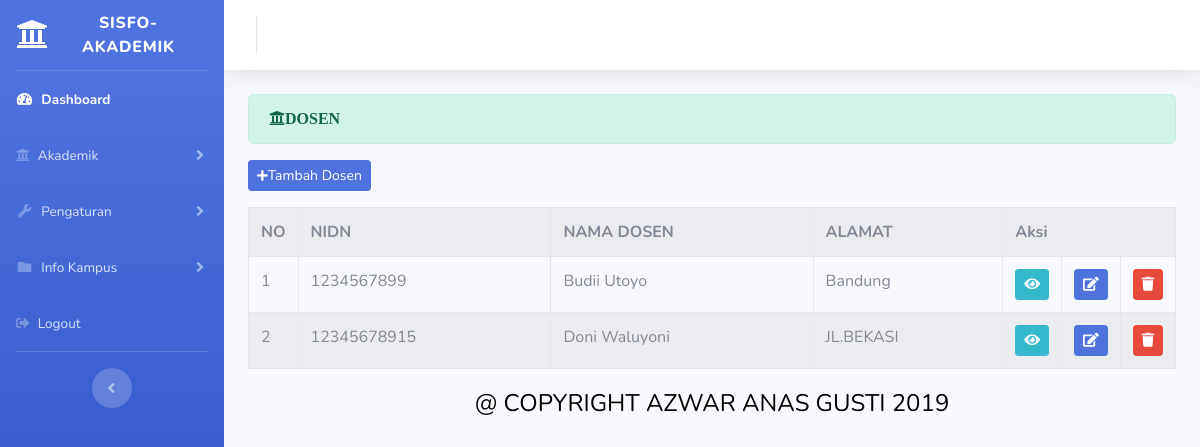
The app's page /index.php/administrator/dosen with its own data.
### tables this page shows
CREATE TABLE `dosen` (
  `id_dosen` int(11) NOT NULL,
  `nidn` varchar(50) NOT NULL,
  `nama_dosen` varchar(50) NOT NULL,
  `alamat` varchar(50) NOT NULL,
  `jenis_kelamin` varchar(50) NOT NULL,
  `email` varchar(100) NOT NULL,
  `telp` varchar(50) NOT NULL,
  `photo` varchar(100) NOT NULL
);

### application/controllers/administrator/dosen.php (called while the page is built, shortened)
<?php
class Dosen extends CI_Controller{
	public function index()
{
      $data['dosen']  = $this->dosen_model->tampil_data('dosen')->result();
		$this->load->view('templates_administrator/header');
		$this->load->view('templates_administrator/sidebar');
		$this->load->view('administrator/dosen',$data);
		$this->load->view('templates_administrator/footer');
}
	}

### index.php (called while the page is built, shortened)
<?php
require_once BASEPATH.'core/CodeIgniter.php';

### application/models/dosen_model.php (called while the page is built, shortened)
<?php
class Dosen_model extends CI_Model
{
	public function tampil_data($table)
	{
        return $this->db->get($table);
	}
		}

### application/views/administrator/dosen.php (the view, shortened to what this page needs)
<div class="container-fluid">
	 <div class="alert alert-success" role="alert">
   <i class="fas fa-university">DOSEN </i>
       </div>
        <?php echo anchor('administrator/dosen/tambah_dosen','<button class="btn btn-sm btn-primary mb-3"><i class=" fas fa-plus fa-sm"></i>Tambah Dosen </button>') ?>
	 <table class="table table-bordered table-striped table-hover">
     <tr>
     	<th>NO</th>
     	<th>NIDN</th>
        <th>NAMA DOSEN</th>
         <th>ALAMAT</th>
        <th colspan="3">Aksi</th>
    </tr>
      <?php
    $no = 1;
    foreach ($dosen as $dsn) : ?>
    	<tr>
    		<td width="20px"><?php echo $no++ ?></td>
    		<td><?php echo $dsn->nidn ?></td>
    		<td><?php echo $dsn->nama_dosen ?></td>
    		<td><?php echo $dsn->alamat ?></td>
    		<td width="20px"><?php echo anchor('administrator/dosen/detail/'. $dsn->nidn,'<div class="btn btn-sm btn-info"><i class="fa fa-eye"></i></div>') ?></td>
    		<td width="20px"><?php echo anchor('administrator/dosen/update/'. $dsn->nidn,'<div class="btn btn-sm btn-primary"><i class="fa fa-edit"></i></div>') ?></td>
    	    <td width="20px"><?php echo anchor('administrator/dosen/delete/'. $dsn->nidn,'<div class="btn btn-sm btn-danger"><i class="fa fa-trash"></i></div>') ?></td>
    	</tr>
    	 <?php endforeach; ?>
</table>
</div>

### records on screen
dosen: nidn "1234567899", nama_dosen "Budii Utoyo", alamat "Bandung"
dosen: nidn "12345678915", nama_dosen "Doni Waluyoni", alamat "JL.BEKASI"
